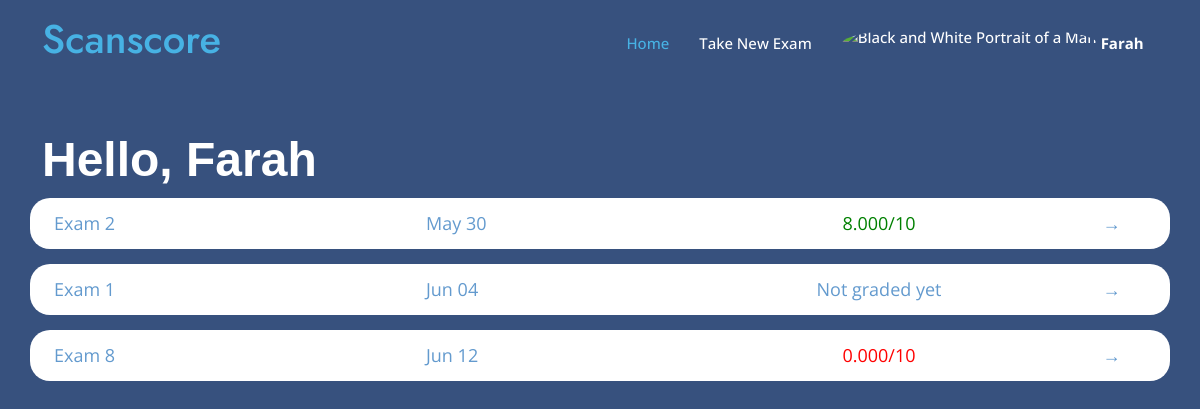
The page /student_dashboard/ (signed in) on the database as committed earlier.
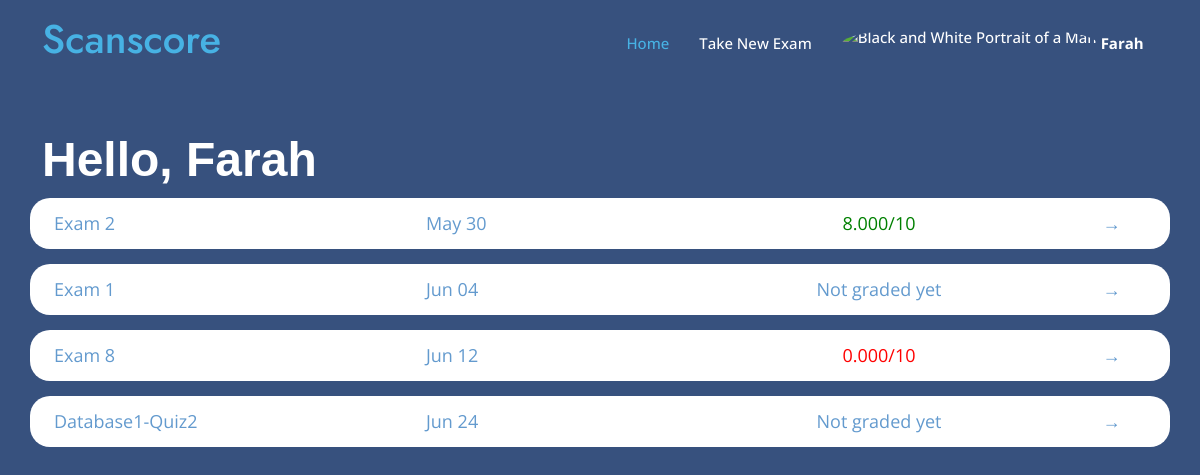
The same page on the database as committed later.
### myapp/models.py (models this page shows)
class ExamSubmission(models.Model):
    exam = models.ForeignKey(Exam, on_delete=models.CASCADE,related_name='submissions') #related name is used to access the submissions of a particular exam
    student = models.ForeignKey(User, on_delete=models.CASCADE,related_name='submissions') #related name is used to access the submissions of a particular student
    student_answer = models.TextField(max_length=10000)
    score = models.DecimalField(max_digits=8, decimal_places=3)
    time_submitted = models.DateTimeField(auto_now_add=True)
    is_graded = models.BooleanField(default=False)
    is_approved = models.BooleanField(default=False) #If the teacher approves the grade , this will be set to true and then the student can see the grade

class Exam(models.Model):
    name = models.CharField(max_length=100)
    teacher = models.ForeignKey(User, on_delete=models.CASCADE)
    question= models.TextField(max_length=10000)
    model_answer = models.TextField(max_length=10000)
    keywordsList = models.TextField(max_length=10000,null=True,blank=True)
    is_active = models.BooleanField(default=False)
    time_created = models.DateTimeField(auto_now_add=True)
    time_updated = models.DateTimeField(auto_now=True)
    ocr_graded = models.BooleanField(default=False)

### myapp/views.py (the view)
# urls.py: path('student_dashboard/', views.student_dashboard, name='student_dashboard'),
def student_dashboard(request):
    if not hasattr(request.user, 'student'): # Check if the user is a student
        return HttpResponseForbidden("You are not authorized to view this page.")
    student_submissions = ExamSubmission.objects.filter(student=request.user)
    return render(request, 'myapp/student/student_dashboard.html', {'student_submissions': student_submissions})

### templates/myapp/student/student_dashboard.html (shortened to what this page needs)
{% load static %}
<!DOCTYPE html>
<html lang="en">
<head>
    <link href="{% static 'vendor/aos/aos.css' %}" rel="stylesheet">
    <link href="{% static 'vendor/bootstrap/css/bootstrap.min.css' %}" rel="stylesheet">
    <link href="{% static 'vendor/bootstrap-icons/bootstrap-icons.css' %}" rel="stylesheet">
    <link href="{% static 'vendor/boxicons/css/boxicons.min.css' %}" rel="stylesheet">
    <link href="{% static 'vendor/glightbox/css/glightbox.min.css' %}" rel="stylesheet">
    <link href="{% static 'vendor/remixicon/remixicon.css' %}" rel="stylesheet">
    <link href="{% static 'vendor/swiper/swiper-bundle.min.css' %}" rel="stylesheet">
    <link href="{% static 'css/style1.css' %}" rel="stylesheet">
</head>
<body>
    <header id="header" class="fixed-top">
        <div class="container d-flex align-items-center">
            <h1 class="me-auto"><a href="{% url 'student_dashboard' %}">Scanscore</a></h1>
            <nav id="navbar" class="navbar">
                <ul>
                    <li><a class="nav-link scrollto active" href="{% url 'student_dashboard' %}">Home</a></li>
                    <li><a class="nav-link scrollto" href="{% url 'take_exam' %}">Take New Exam</a></li>
                    <li class="dropdown">
                        <a href="#">
                            <img src="https://mdbcdn.b-cdn.net/img/Photos/new-templates/bootstrap-profiles/avatar-2.webp"
                                class="rounded-circle" height="35" alt="Black and White Portrait of a Man"
                                loading="lazy" />
                            <strong class="d-none d-sm-block ms-1">{{ user.first_name }}</strong><i
                                class="bi bi-chevron-down"></i>
                        </a>
                    </li>
                </ul>
            </nav>
        </div>
    </header>
    <section id="hero" class="d-flex" style="height: 100vh; text-align: left;">
        <div class="container">
            {% block content %}
            <h1
                style="font-family: 'Trebuchet MS', 'Lucida Sans Unicode', 'Lucida Grande', 'Lucida Sans', Arial, sans-serif;">
                Hello, {{ user.first_name }}
            </h1>
            <div class="exam-list">
                {% for submission in student_submissions %}
                <div class="exam-item row"
                    style="font-size: large; border-radius: 20px; background-color: white; color: rgb(99, 154, 206); padding: 12px; margin-bottom: 15px;">
                    <div class="exam-title col-md-4">{{ submission.exam.name }}</div>
                    <div class="exam-date col-md-3">{{ submission.time_submitted|date:"M d" }}</div>
                    {% if submission.is_approved %}
                    <div class="exam-grade col-md-4 grade" style="text-align: center;"
                        data-grade='{{ submission.score }}'>
                        {{ submission.score }}/10
                    </div>
                    {% else %}
                    <div class="exam-grade col-md-4" style="text-align: center;">
                        Not graded yet
                    </div>
                    {% endif %}
                    <div class="arrow col-md-1" style="cursor: pointer; text-align: center;"
                        onclick="location.href='{% url 'view_exam_student' submission.exam.id %}'">→</div>
                </div>
                {% empty %}
                <div style="text-align: center;">
                    <h2 style="padding-left: 15px;">No exams submitted yet.</h2>
                </div>
                {% endfor %}
            </div>
            {% endblock %}
        </div>
    </section>
</body>
</html>

Rows that differ between the two databases and show on the page:
added ExamSubmission: exam.name "Database1-Quiz2", time_submitted "Jun 24", is_approved "Not graded yet"
